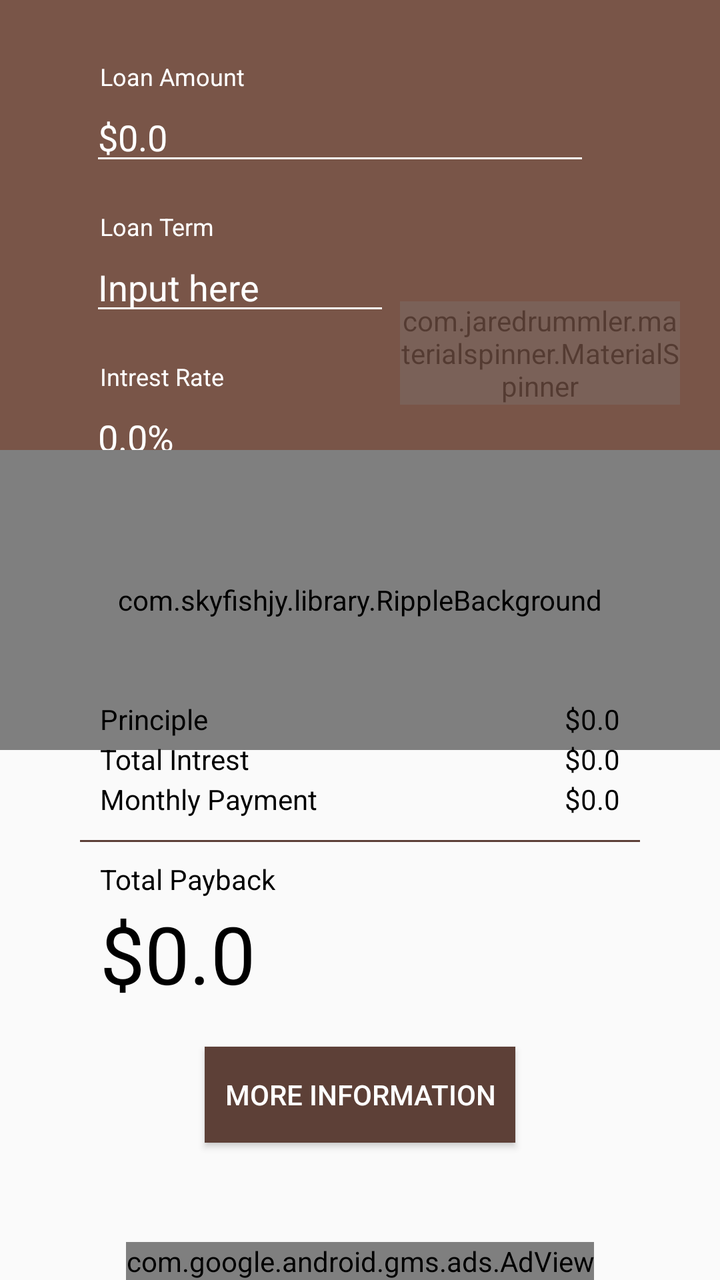
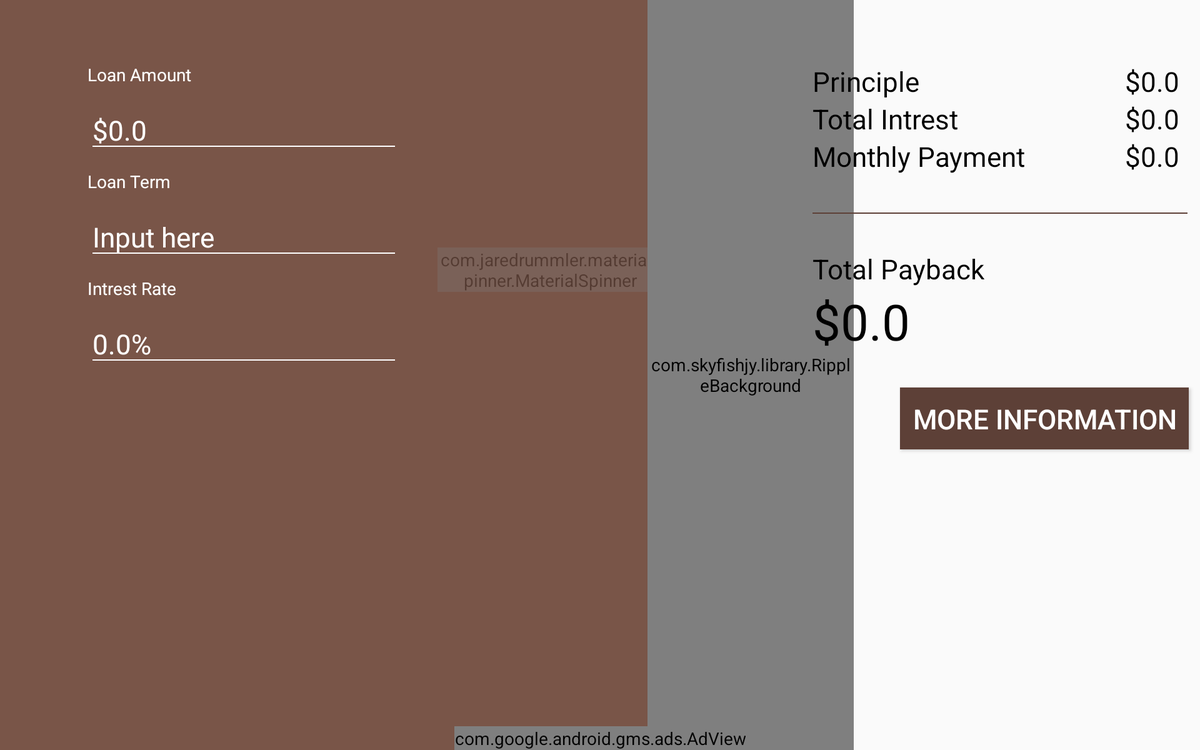

One screen, two layout resources from the same app: the default and the repository's alternative for another configuration. Each is rendered where Android would select it; the XML of both is given below.
<!-- AndroidManifest.xml: application theme AppTheme -->
<!-- res/layout/loan.xml -->
<RelativeLayout xmlns:android="http://schemas.android.com/apk/res/android"
    xmlns:tools="http://schemas.android.com/tools"
    android:layout_width="match_parent"
    android:layout_height="match_parent"
    xmlns:app="http://schemas.android.com/apk/res-auto"
    tools:context="com.xhords.handycalculator.handycalculator.MainActivity">


    <android.support.v4.widget.NestedScrollView
        android:id="@+id/loan_scroll"
        android:layout_width="match_parent"
        android:layout_height="match_parent">

        <RelativeLayout
            android:layout_width="match_parent"
            android:layout_height="match_parent">

            <ImageView
                android:layout_width="match_parent"
                android:layout_height="300dp"
                android:background="@color/loan_primary_light"/>

            <TextView
                android:id="@+id/txt_loan"
                android:layout_width="wrap_content"
                android:layout_height="wrap_content"
                android:textSize="@dimen/textview_lable_size"
                android:text="@string/Loan_amount"
                android:paddingLeft="50dp"
                android:layout_marginTop="30dp"
                android:textColor="@color/text_color_white"/>

            <EditText
                android:id="@+id/txt_loan_amount"
                android:layout_width="250dp"
                android:layout_height="wrap_content"
                android:hint="$0.0"
                android:layout_marginLeft="45dp"
                android:layout_below="@+id/txt_loan"
                android:textColor="@color/text_color_white"
                android:backgroundTint="@color/text_color_white"
                android:textColorHint="@color/text_color_white"
                android:inputType="numberDecimal"/>

            <TextView
                android:textSize="@dimen/textview_lable_size"
                android:id="@+id/txt_loan1"
                android:layout_width="wrap_content"
                android:layout_height="wrap_content"
                android:text="@string/Loan_term"
                android:paddingLeft="50dp"
                android:layout_marginTop="105dp"
                android:textColor="@color/text_color_white"/>

            <EditText
                android:id="@+id/loan_term"
                android:layout_width="150dp"
                android:layout_height="wrap_content"
                android:hint="Input here"
                android:layout_marginLeft="45dp"
                android:layout_below="@+id/txt_loan1"
                android:textColor="@color/text_color_white"
                android:backgroundTint="@color/text_color_white"
                android:textColorHint="@color/text_color_white"
                android:inputType="numberDecimal"/>



            <TextView
                android:id="@+id/txt_loan2"
                android:textSize="@dimen/textview_lable_size"
                android:layout_width="wrap_content"
                android:layout_height="wrap_content"
                android:text="@string/Intrest_rate"
                android:paddingLeft="50dp"
                android:layout_marginTop="180dp"
                android:textColor="@color/text_color_white"/>

            <EditText
                android:id="@+id/intrest_rate"
                android:layout_width="250dp"
                android:layout_height="wrap_content"
                android:hint="0.0%"
                android:layout_marginLeft="45dp"
                android:layout_below="@+id/txt_loan2"
                android:inputType="numberDecimal"
                android:textColor="@color/text_color_white"
                android:backgroundTint="@color/text_color_white"
                android:textColorHint="@color/text_color_white"/>

            <com.skyfishjy.library.RippleBackground
                xmlns:android="http://schemas.android.com/apk/res/android"
                xmlns:app="http://schemas.android.com/apk/res-auto"
                android:layout_width="match_parent"
                android:layout_height="150dp"
                android:id="@+id/content"
                app:rb_color="@color/loan_primary_dark"
                app:rb_radius="8dp"
                app:rb_rippleAmount="4"
                app:rb_duration="3000"
                app:rb_scale="6"
                android:layout_marginTop="225dp"
                android:layout_centerHorizontal="true">

            <ImageButton
                android:id="@+id/loan_img_btn"
                android:layout_width="50dp"
                android:layout_height="50dp"
                android:src="@drawable/fuel"
                android:background="@drawable/round_btn_loan"
                android:layout_centerHorizontal="true"
                android:layout_marginTop="50dp"/>

            </com.skyfishjy.library.RippleBackground>


            <TextView
                android:layout_width="wrap_content"
                android:layout_height="wrap_content"
                android:text="@string/Total_payback"
                android:paddingLeft="50dp"
                android:layout_marginTop="430dp"
                android:textColor="@color/text_color_black"/>

            <TextView
                android:id="@+id/total_payback"
                android:layout_width="wrap_content"
                android:layout_height="wrap_content"
                android:text="@string/Loan_Cost_value"
                android:paddingLeft="50dp"
                android:layout_marginTop="450dp"
                android:textSize="@dimen/final_calulated_value"
                android:textColor="@color/text_color_black"/>

            <TextView
                android:layout_width="wrap_content"
                android:layout_height="wrap_content"
                android:text="@string/principle"
                android:paddingLeft="50dp"
                android:layout_marginTop="350dp"
                android:textColor="@color/text_color_black"/>

            <TextView
                android:layout_width="wrap_content"
                android:layout_height="wrap_content"
                android:text="@string/Total_Intrest"
                android:paddingLeft="50dp"
                android:textColor="@color/text_color_black"
                android:layout_marginTop="370dp"/>

            <TextView
                android:layout_width="wrap_content"
                android:layout_height="wrap_content"
                android:text="@string/Monthly_payment"
                android:paddingLeft="50dp"
                android:layout_marginTop="390dp"
                android:textColor="@color/text_color_black"/>

            <TextView
                android:id="@+id/principle"
                android:layout_width="wrap_content"
                android:layout_height="wrap_content"
                android:text="@string/Loan_Cost_value"
                android:layout_marginTop="350dp"
                android:layout_alignParentEnd="true"
                android:layout_alignParentRight="true"
                android:paddingRight="50dp"
                android:textColor="@color/text_color_black"/>

            <TextView
                android:id="@+id/total_intrest"
                android:layout_width="wrap_content"
                android:layout_height="wrap_content"
                android:text="@string/Loan_Cost_value"
                android:layout_marginTop="370dp"
                android:layout_alignParentEnd="true"
                android:layout_alignParentRight="true"
                android:paddingRight="50dp"
                android:textColor="@color/text_color_black"/>

            <TextView
                android:id="@+id/monthly_payback"
                android:layout_width="wrap_content"
                android:layout_height="wrap_content"
                android:text="@string/Loan_Cost_value"
                android:layout_marginTop="390dp"
                android:layout_alignParentEnd="true"
                android:layout_alignParentRight="true"
                android:paddingRight="50dp"
                android:textColor="@color/text_color_black"/>

            <ImageView
                android:layout_width="280dp"
                android:layout_height="1dp"
                android:layout_centerHorizontal="true"
                android:layout_marginTop="420dp"
                android:background="@color/loan_primary_dark"/>

            <Button
                android:layout_width="wrap_content"
                android:layout_height="wrap_content"
                android:text="More Information"
                android:layout_centerHorizontal="true"
                android:layout_marginTop="20dp"
                android:layout_below="@+id/total_payback"
                android:layout_marginBottom="60dp"
                android:background="@color/loan_primary_dark"
                android:padding="10dp"
                android:textColor="@color/text_color_white"
                android:id="@+id/loan_moreInfo"/>

            <com.jaredrummler.materialspinner.MaterialSpinner
                android:id="@+id/spinner"
                android:layout_width="140dp"
                android:layout_height="wrap_content"
                android:alpha="0.3"
                android:layout_alignBaseline="@+id/loan_term"
                android:layout_alignParentEnd="true"
                android:layout_alignParentRight="true"
                android:layout_marginRight="20dp"/>


        </RelativeLayout>

    </android.support.v4.widget.NestedScrollView>

    <com.google.android.gms.ads.AdView
        android:layout_width="wrap_content"
        android:layout_height="wrap_content"
        xmlns:ads="http://schemas.android.com/apk/res-auto"
        android:id="@+id/loan_adview"
        android:layout_centerHorizontal="true"
        android:layout_alignParentBottom="true"
        ads:adSize = "BANNER"
        ads:adUnitId = "@string/smoke_banner"/>

</RelativeLayout>
<!-- resources referenced by this layout -->
<resources>
  <color name="loan_primary_dark">#5d4037</color>
  <color name="loan_primary_light">#795548</color>
  
      //discount color
  <color name="text_color_black">#000000</color>
  <color name="text_color_white">#FFFFFF</color>
  <dimen name="final_calulated_value">40sp</dimen>
  <dimen name="textview_lable_size">12sp</dimen>
  <!-- drawable fuel: png bitmap (drawable, 532 bytes) -->
  <!-- drawable round_btn_loan (drawable) -->
  <?xml version="1.0" encoding="utf-8"?>
  <selector xmlns:android="http://schemas.android.com/apk/res/android">
      <item android:state_pressed="false">
          <shape android:shape="rectangle">
              <corners android:radius="1000dp" />
              <solid android:color="@color/loan_primary_dark" />
  
  
          </shape>
      </item>
      <item android:state_pressed="true">
          <shape android:shape="rectangle">
              <corners android:radius="1000dp" />
              <solid android:color="@color/loan_primary_light" />
  
  
          </shape>
      </item>
  </selector>
  <string name="Intrest_rate">Intrest Rate</string>
  <string name="Loan_Cost_value">$0.0</string>
  <string name="Loan_amount">Loan Amount</string>
  <string name="Loan_term">Loan Term</string>
  <string name="Monthly_payment">Monthly Payment</string>
  <string name="Total_Intrest">Total Intrest</string>
  <string name="Total_payback">Total Payback</string>
  <string name="principle">Principle</string>
  <string name="smoke_banner">ca-app-pub-7051442132957918/2581631581</string>
  <style name="AppTheme" parent="Theme.AppCompat.Light.DarkActionBar">
          
          <item name="colorPrimary">@color/colorPrimary</item>
          <item name="colorPrimaryDark">@color/colorPrimaryDark</item>
          <item name="colorAccent">@color/colorAccent</item>
      </style>
  <color name="colorPrimary">#3F51B5</color>
  <color name="colorPrimaryDark">#303F9F</color>
  <color name="colorAccent">#ab47bc</color>
  
      //smoke color
</resources>
<!-- res/layout-large-land/loan.xml (the repository's variant of the layout above) -->
<!-- drawn on a 7-inch tablet turned sideways -->
<?xml version="1.0" encoding="utf-8"?>
<RelativeLayout xmlns:android="http://schemas.android.com/apk/res/android"
    android:layout_width="match_parent" android:layout_height="match_parent">

    <RelativeLayout
        android:layout_width="600dp"
        android:layout_height="match_parent"
        android:background="@color/loan_primary_light">

        <TextView
            android:id="@+id/txt_loan"
            android:layout_width="wrap_content"
            android:layout_height="wrap_content"
            android:text="@string/Loan_amount"
            android:layout_marginLeft="70dp"
            android:layout_marginTop="50dp"
            android:textColor="@color/text_color_white"/>

        <EditText
            android:id="@+id/loan_amount"
            android:layout_width="250dp"
            android:layout_height="wrap_content"
            android:hint="$0.0"
            android:layout_marginLeft="70dp"
            android:layout_below="@+id/txt_loan"
            android:textSize="@dimen/large_size"
            android:textColor="@color/text_color_white"
            android:textColorHint="@color/text_color_white"
            android:backgroundTint="@color/text_color_white"
            android:layout_marginTop="10dp"
            android:inputType="numberDecimal"/>

        <TextView
            android:id="@+id/txt_loan1"
            android:layout_width="wrap_content"
            android:layout_height="wrap_content"
            android:text="@string/Loan_term"
            android:layout_marginLeft="70dp"
            android:layout_marginTop="10dp"
            android:layout_below="@+id/loan_amount"
            android:textColor="@color/text_color_white"/>

        <EditText
            android:id="@+id/loan_term"
            android:layout_width="250dp"
            android:layout_height="wrap_content"
            android:hint="Input here"
            android:layout_marginLeft="70dp"
            android:textSize="@dimen/large_size"
            android:layout_below="@+id/txt_loan1"
            android:layout_marginTop="10dp"
            android:textColor="@color/text_color_white"
            android:textColorHint="@color/text_color_white"
            android:backgroundTint="@color/text_color_white"
            android:inputType="numberDecimal"/>

        <com.jaredrummler.materialspinner.MaterialSpinner
            android:id="@+id/spinner"
            android:layout_width="180dp"
            android:layout_height="wrap_content"
            android:alpha="0.3"
            android:layout_alignBaseline="@+id/loan_term"
            android:layout_alignParentEnd="true"
            android:layout_alignParentRight="true"
            android:layout_marginRight="70dp"/>

        <TextView
            android:id="@+id/txt_loan2"
            android:layout_width="wrap_content"
            android:layout_height="wrap_content"
            android:text="@string/Intrest_rate"
            android:layout_marginLeft="70dp"
            android:layout_marginTop="10dp"
            android:layout_below="@+id/loan_term"
            android:textColor="@color/text_color_white"/>

        <EditText
            android:id="@+id/intrest_rate"
            android:layout_width="250dp"
            android:layout_height="wrap_content"
            android:hint="0.0%"
            android:layout_marginLeft="70dp"
            android:textSize="@dimen/large_size"
            android:layout_below="@+id/txt_loan2"
            android:layout_marginTop="10dp"
            android:textColor="@color/text_color_white"
            android:textColorHint="@color/text_color_white"
            android:backgroundTint="@color/text_color_white"
            android:inputType="numberDecimal"/>

    </RelativeLayout>

    <com.skyfishjy.library.RippleBackground
        xmlns:android="http://schemas.android.com/apk/res/android"
        xmlns:app="http://schemas.android.com/apk/res-auto"
        android:layout_width="165dp"
        android:layout_height="match_parent"
        android:id="@+id/content"
        app:rb_color="@color/loan_primary_dark"
        app:rb_radius="12dp"
        app:rb_rippleAmount="4"
        app:rb_duration="3000"
        app:rb_scale="6"
        android:layout_centerVertical="true"
        android:layout_marginLeft="518dp">

    <ImageButton
        android:id="@+id/loan_img_btn"
        android:layout_width="70dp"
        android:layout_height="70dp"
        android:layout_marginLeft="47dp"
        android:layout_centerVertical="true"
        android:src="@drawable/loan"
        android:background="@drawable/round_btn_loan"/>
    </com.skyfishjy.library.RippleBackground>


    <TextView
        android:layout_width="wrap_content"
        android:layout_height="wrap_content"
        android:text="@string/Total_payback"
        android:layout_marginLeft="650dp"
        android:layout_marginTop="200dp"
        android:textColor="@color/text_color_black"
        android:textSize="@dimen/large_size"/>

    <TextView
        android:id="@+id/total_payback"
        android:layout_width="wrap_content"
        android:layout_height="wrap_content"
        android:text="@string/Loan_Cost_value"
        android:layout_marginLeft="650dp"
        android:layout_marginTop="230dp"
        android:textSize="@dimen/final_calulated_value"
        android:textColor="@color/text_color_black"/>

    <TextView
        android:layout_width="wrap_content"
        android:layout_height="wrap_content"
        android:text="@string/principle"
        android:layout_marginLeft="650dp"
        android:layout_marginTop="50dp"
        android:textColor="@color/text_color_black"
        android:textSize="@dimen/large_size"/>

    <TextView
        android:layout_width="wrap_content"
        android:layout_height="wrap_content"
        android:text="@string/Total_Intrest"
        android:layout_marginLeft="650dp"
        android:textColor="@color/text_color_black"
        android:layout_marginTop="80dp"
        android:textSize="@dimen/large_size"/>

    <TextView
        android:layout_width="wrap_content"
        android:layout_height="wrap_content"
        android:text="@string/Monthly_payment"
        android:layout_marginLeft="650dp"
        android:layout_marginTop="110dp"
        android:textColor="@color/text_color_black"
        android:textSize="@dimen/large_size"/>

    <TextView
        android:id="@+id/principle"
        android:layout_width="wrap_content"
        android:layout_height="wrap_content"
        android:text="@string/Loan_Cost_value"
        android:layout_marginTop="50dp"
        android:paddingLeft="900dp"
        android:textColor="@color/text_color_black"
        android:textSize="@dimen/large_size"/>

    <TextView
        android:id="@+id/total_intrest"
        android:layout_width="wrap_content"
        android:layout_height="wrap_content"
        android:text="@string/Loan_Cost_value"
        android:layout_marginTop="80dp"
        android:layout_marginLeft="900dp"
        android:textColor="@color/text_color_black"
        android:textSize="@dimen/large_size"/>

    <TextView
        android:id="@+id/monthly_payback"
        android:layout_width="wrap_content"
        android:layout_height="wrap_content"
        android:text="@string/Loan_Cost_value"
        android:layout_marginTop="110dp"
        android:layout_marginLeft="900dp"
        android:textColor="@color/text_color_black"
        android:textSize="@dimen/large_size"/>

    <ImageView
        android:layout_width="300dp"
        android:layout_height="1dp"
        android:layout_marginLeft="650dp"
        android:layout_marginTop="170dp"
        android:background="@color/loan_primary_dark"/>

    <Button
        android:layout_width="wrap_content"
        android:layout_height="wrap_content"
        android:layout_marginTop="310dp"
        android:layout_marginLeft="720dp"
        android:text="More Information"
        android:background="@color/loan_primary_dark"
        android:padding="10dp"
        android:textColor="@color/text_color_white"
        android:id="@+id/loan_moreInfo"
        android:textSize="@dimen/large_size"/>

    <com.google.android.gms.ads.AdView
        android:layout_width="wrap_content"
        android:layout_height="wrap_content"
        xmlns:ads="http://schemas.android.com/apk/res-auto"
        android:id="@+id/loan_adview"
        android:layout_centerHorizontal="true"
        android:layout_alignParentBottom="true"
        ads:adSize = "LEADERBOARD"
        ads:adUnitId = "@string/loan_banner"/>

</RelativeLayout>
<!-- resources referenced by the variant -->
<!-- as a 7-inch tablet turned sideways resolves them -->
<resources>
  <color name="loan_primary_dark">#5d4037</color>
  <color name="loan_primary_light">#795548</color>
  
      //discount color
  <color name="text_color_black">#000000</color>
  <color name="text_color_white">#FFFFFF</color>
  <dimen name="final_calulated_value">40sp</dimen>
  <dimen name="large_size">22sp</dimen>
  <!-- drawable loan: png bitmap (drawable, 488 bytes) -->
  <!-- drawable round_btn_loan (drawable) -->
  <?xml version="1.0" encoding="utf-8"?>
  <selector xmlns:android="http://schemas.android.com/apk/res/android">
      <item android:state_pressed="false">
          <shape android:shape="rectangle">
              <corners android:radius="1000dp" />
              <solid android:color="@color/loan_primary_dark" />
  
  
          </shape>
      </item>
      <item android:state_pressed="true">
          <shape android:shape="rectangle">
              <corners android:radius="1000dp" />
              <solid android:color="@color/loan_primary_light" />
  
  
          </shape>
      </item>
  </selector>
  <string name="Intrest_rate">Intrest Rate</string>
  <string name="Loan_Cost_value">$0.0</string>
  <string name="Loan_amount">Loan Amount</string>
  <string name="Loan_term">Loan Term</string>
  <string name="Monthly_payment">Monthly Payment</string>
  <string name="Total_Intrest">Total Intrest</string>
  <string name="Total_payback">Total Payback</string>
  <string name="loan_banner">ca-app-pub-7051442132957918/8613608302</string>
  <string name="principle">Principle</string>
  <style name="AppTheme" parent="Theme.AppCompat.Light.DarkActionBar">
          
          <item name="colorPrimary">@color/colorPrimary</item>
          <item name="colorPrimaryDark">@color/colorPrimaryDark</item>
          <item name="colorAccent">@color/colorAccent</item>
      </style>
  <color name="colorPrimary">#3F51B5</color>
  <color name="colorPrimaryDark">#303F9F</color>
  <color name="colorAccent">#ab47bc</color>
  
      //smoke color
</resources>
